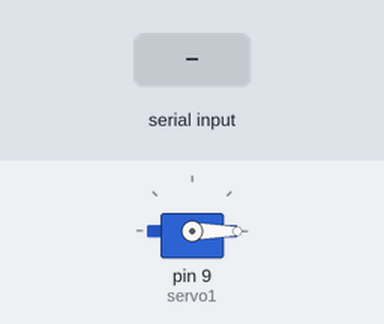
The sketch below on a simulated Arduino Uno, built with avr-gcc and run on an emulated ATmega328P. On the bench: servo. Inputs (shaded band) come from the test bench. What the sketch prints to the serial monitor is not drawn.

Above: at 1.2 s.
1.3 s: "90,45\n" received over Serial
At 1.9 s:
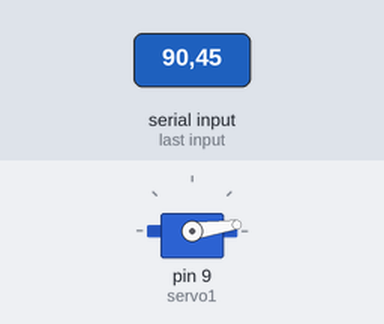
2.8 s: "30,150\n" received over Serial
At 3.2 s:
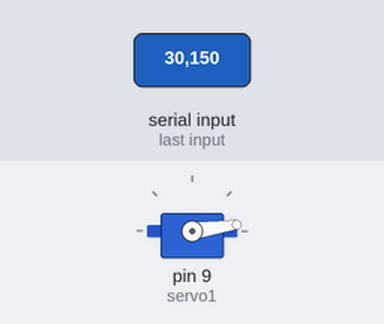
Timing chart, 0 to 5.8 s (numbered marks = the images above; inputs shaded):
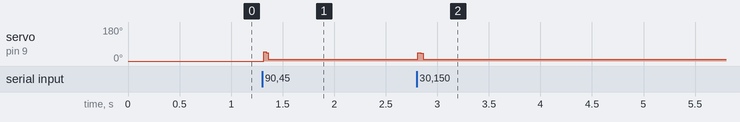

Measured:
- after the input at 1.3 s, servo on pin 9 (servo1): 0° → 8° at once
- after the input at 2.8 s, servo on pin 9 (servo1): 8° → 43° at once, → 41° 0.03 s later, → 8° 0.03 s later

The sketch:

Servocontrol.ino
```cpp
String Input;
#include <Servo.h>

Servo servo1;  // Create a Servo object for each servo

// Initialize the variables used

int pos;
int pos_map;

// the setup function runs once when you press reset or power the board

void setup()
{
  servo1.attach(9);  //Servo is attached to Pin 9
  Serial.begin(9600);
}

// the loop function runs over and over again forever

void loop()
{
   if (Serial.available() > 0)
   {
        Input = Serial.read();   // Read the first byte
   }
   pos=Input.toInt();       //Converting the string data to its corresponding integer value
   pos=pos*3;
   Serial.println(pos);
   pos_map=map(pos,0,640,0,180); // Mapping the received data from 0 to 180
   Serial.println(pos_map);
   servo1.write(pos_map);   // Moving the servo to received data
}
```
